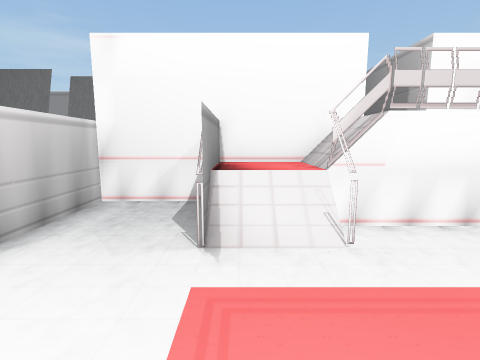
[1] (above)

19 first-person views from a walk through a scene from a Unity 3-D project. The camera is 1.5 m above the floor, tilts 8° down and sees 85° across. The floor is counted in squares, 1.03 m on a side. Each view is taken from the middle of a square. On the plan, view 1 faces up. The plan holds only what a view shows up to about 13 squares ahead; the rest is blank. The place goes on beyond the plan. The player is left out. Door leaves are left out, so doorways stand open. Some surface patterns are stand-ins.

[2]
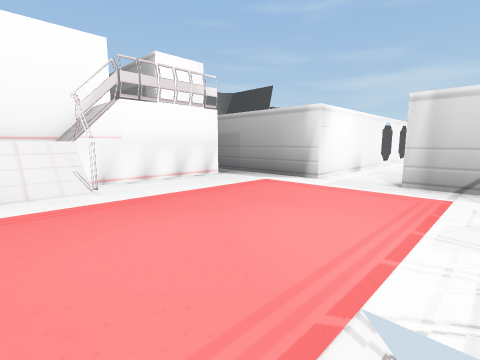

[3]
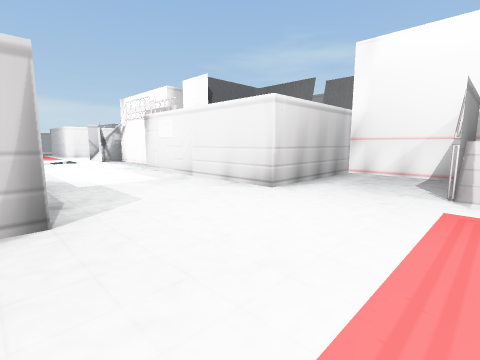

[4]
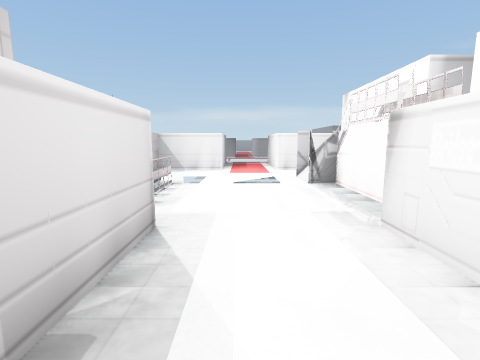

[5]
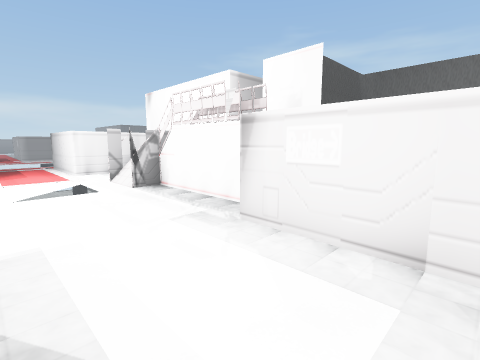

[6]
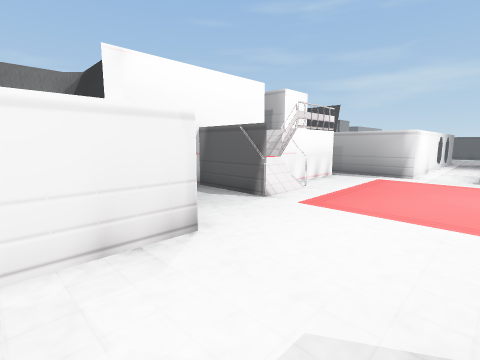

[7]
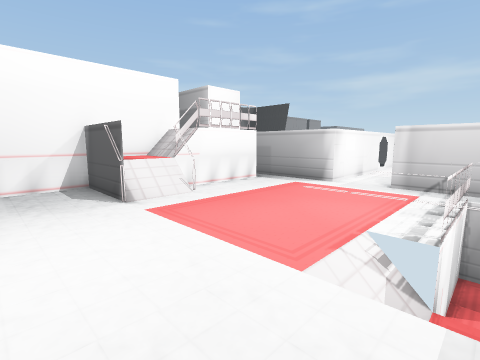

[8]
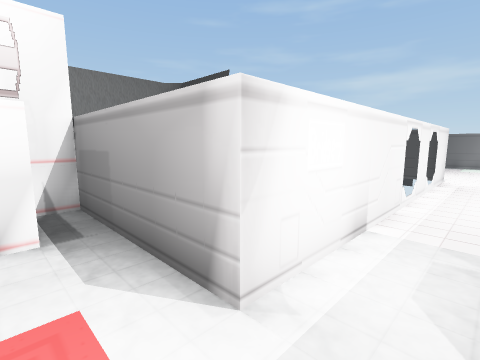

[9]
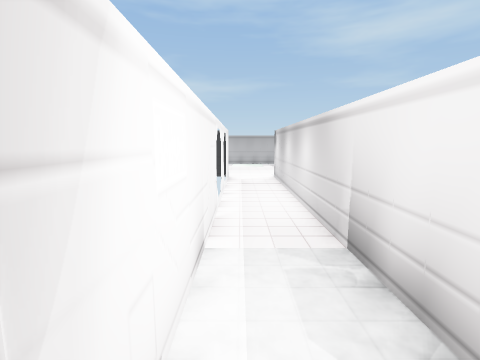

[10]
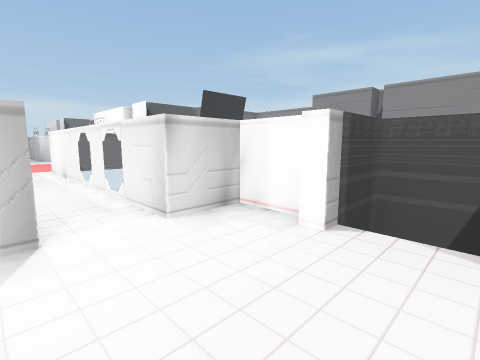

[11]
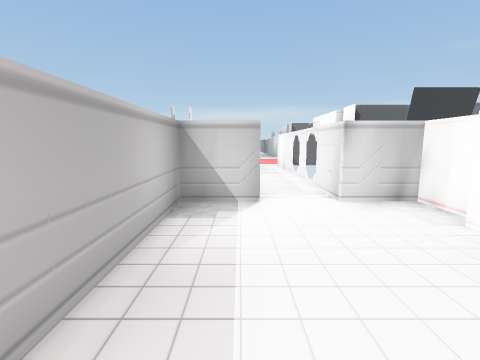

[12]
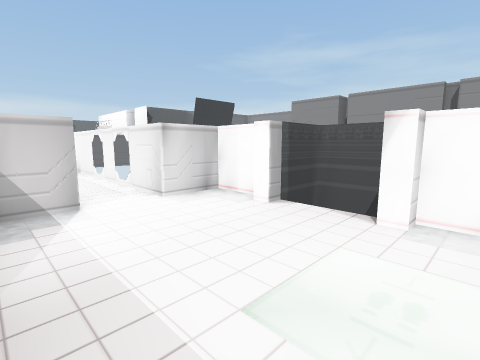

[13]
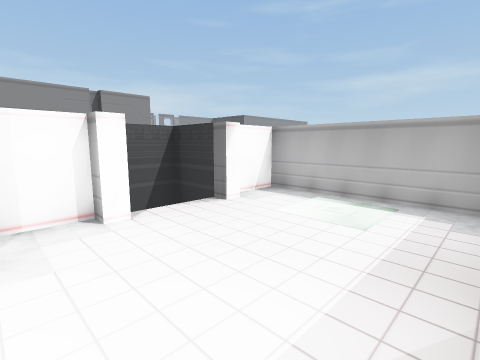

[14]
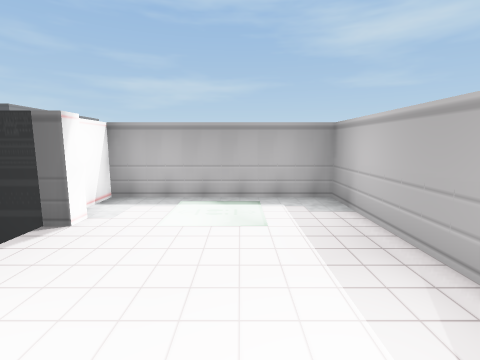

[15]
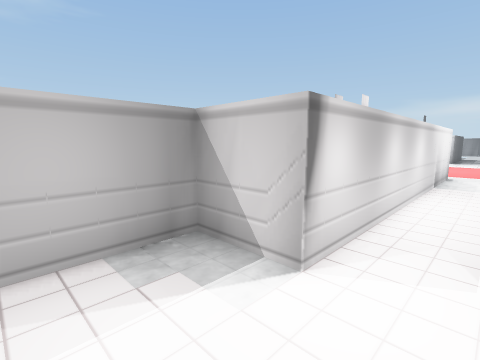

[16]
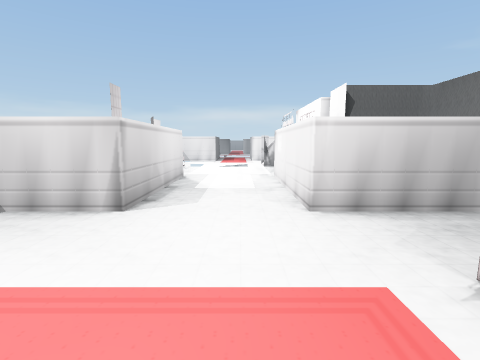

[17]
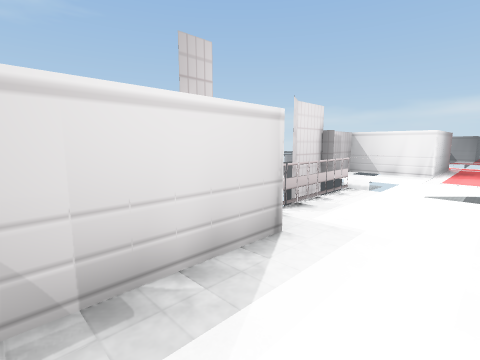

[18]
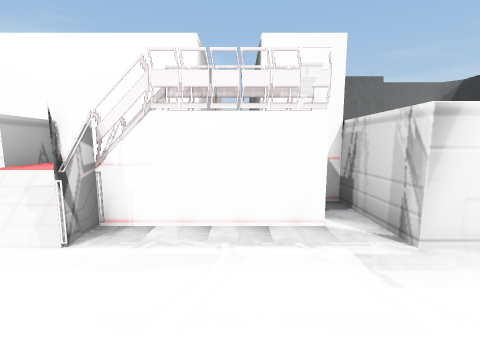

[19]
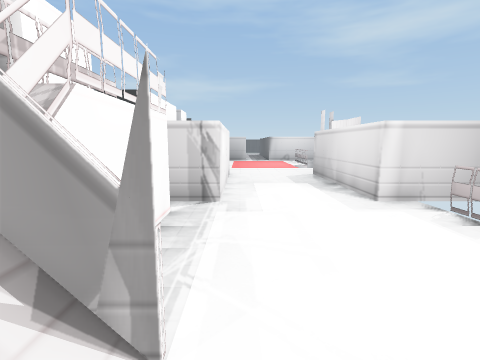

### Floor plan
Key: @ floor where view 1 was taken; # wall or solid block; x gap in a wall; . main floor; : floor 1 m higher than the main floor; - floor 1 m lower than the main floor; _ floor 2 m lower than the main floor; / step, stairs or slope; = window, fence, low wall or low ledge; ^ raised ledge; v drop or lower ground.
Columns run from 17 left of view 1 to 25 right of it. Each row starts with its distance up from view 1.
 13                                    x
 12                                  ########
 11                       #
 10                       #
  9                       #
  8                       #
  7              ######## ###
  6 ##### ###    #...=:/   .#
  5  =:=###.#    #...=:/  #.#
  4 x=:/  #.#    #..^=/^....#         ####  ###
  3 ^//^....######..........#         #..#..#.#
  2 ........................###########.......#
  1 ..........................................#
  0 .................@........................#
 -1 ........................###########.......#
 -2 ^  ^....######..^//^....#         #.......#
 -3 ^     ^v#    #..^ -/___.#         #########

Positions as (right, up) in squares from view 1, and headings:
1: (0, 0), facing up
2: (0, -2), facing up-right
3: (0, -2), facing up-left
4: (-5, 0), facing left
5: (-6, -1), facing up-left
6: (-6, -1), facing up-right
7: (-3, -3), facing up-right
8: (5, 0), facing up-right
9: (6, 1), facing right
10: (22, -1), facing up-left
11: (24, -1), facing left
12: (24, -2), facing up-left
13: (18, -2), facing up-right
14: (18, 0), facing right
15: (20, 1), facing down-left
16: (2, 1), facing left
17: (-6, 1), facing down-left
18: (-12, -1), facing up
19: (-16, 2), facing right
